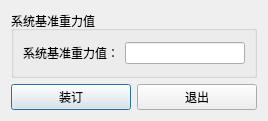
<?xml version="1.0" encoding="UTF-8"?>
<ui version="4.0">
 <class>sysBaseGDialog</class>
 <widget class="QDialog" name="sysBaseGDialog">
  <property name="geometry">
   <rect>
    <x>0</x>
    <y>0</y>
    <width>268</width>
    <height>121</height>
   </rect>
  </property>
  <property name="windowTitle">
   <string>装订系统基准重力值</string>
  </property>
  <layout class="QGridLayout" name="gridLayout_2">
   <item row="0" column="0" colspan="2">
    <widget class="QGroupBox" name="groupBox">
     <property name="title">
      <string>系统基准重力值</string>
     </property>
     <layout class="QGridLayout" name="gridLayout">
      <item row="0" column="0">
       <layout class="QHBoxLayout" name="horizontalLayout">
        <item>
         <widget class="QLabel" name="label">
          <property name="text">
           <string>系统基准重力值：</string>
          </property>
         </widget>
        </item>
        <item>
         <widget class="QLineEdit" name="lineEdit"/>
        </item>
       </layout>
      </item>
     </layout>
    </widget>
   </item>
   <item row="1" column="0">
    <widget class="QPushButton" name="pushButton">
     <property name="text">
      <string>装订</string>
     </property>
    </widget>
   </item>
   <item row="1" column="1">
    <widget class="QPushButton" name="pushButton_2">
     <property name="text">
      <string>退出</string>
     </property>
    </widget>
   </item>
  </layout>
 </widget>
 <resources/>
 <connections/>
</ui>
